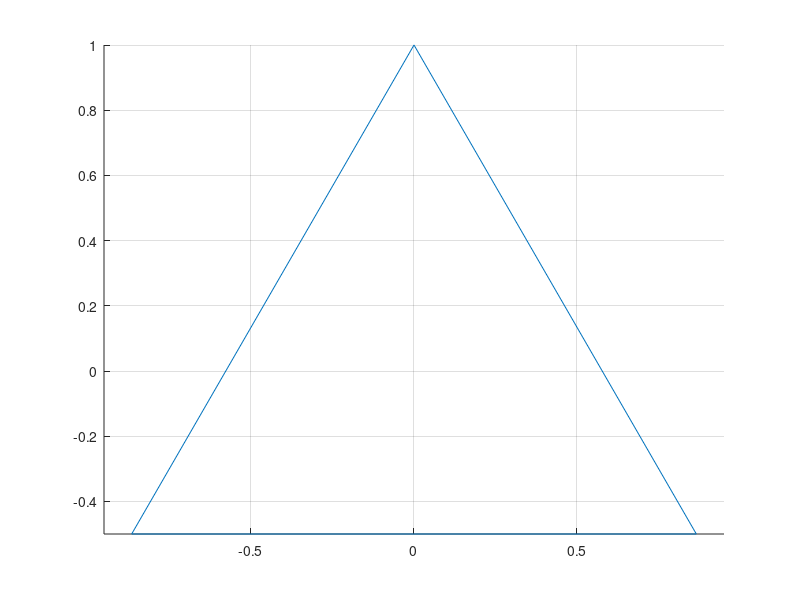

Here is the MATLAB script that generated this plot:
function regularPolygon(edges)
    if nargin == 0
        edges = 3;
    end

    edges = round(edges);

    r = 1;
    l = 2 * pi * r;
    unit_l = l / edges;
    n = (unit_l * 180) / (pi * r);

    t = 90 : n : 450;

    node.x = r * cosd(t);
    node.y = r * sind(t);

    axis equal;
    hold on;
    grid on;

    plot(node.x,node.y);

    if edges >= 5
        points.x(1) = node.x(1);
        points.y(1) = node.y(1);
        tempi = 3;
        for i = 1 : edges
            if mod(tempi,edges) == 0
                j = edges;
            else
                j = mod(tempi,edges);
                tempi = j;
            end

            points.x(i + 1) = node.x(j);
            points.y(i + 1) = node.y(j);
            tempi = tempi + 2;
  
        end
        plot(points.x,points.y);
    end

    hold off;
end
